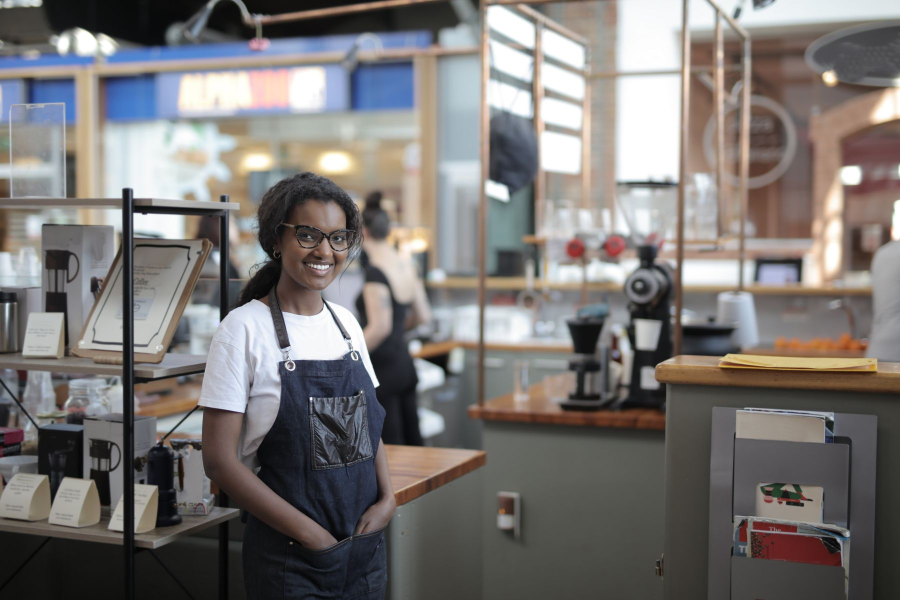
#> input picture project/design/assets/orig/cafe.jpg, 1800 x 1200 px (shown at 1/2 size); its folder holds 4 pictures in this run
$ python photos.py
#> lines starting #> are read from the running program, lines starting #| are printed output that depends on the picture
#> further down, im is the input picture: PIL image 1800x1200 RGB; mean R, G, B 121.9, 118, 116.2
# python3 photos.py — кадрирование и мягкая цветокоррекция фото под палитру (без «ИИ-тонирования»)
import os
from PIL import Image, ImageEnhance
H = os.path.dirname(os.path.abspath(__file__)); A = os.path.join(H, '..', 'assets')
# файл: (ширина, высота в px для 2x, фокус x, фокус y) — фокус на лицах, лица не режем
JOBS = {
  'cafe':    (564, 800, .36, .45),
  'barber':  (564, 800, .50, .42),
  'florist': (564, 800, .52, .40),
  'fitness': (564, 800, .55, .45),
  'creator': (1040, 1160, .52, .50),
}
def crop(im, w, h, fx, fy):
#> called with w = 564, h = 800, fx = 0.36, fy = 0.45
    W, Hh = im.size; r = w / h
#> after `W, Hh = im.size`: W = 1800; Hh = 1200
    if W / Hh > r: cw, ch = int(Hh * r), Hh
#> cw = 846; ch = 1200
    else: cw, ch = W, int(W / r)
    x = min(max(int(fx * W - cw / 2), 0), W - cw); y = min(max(int(fy * Hh - ch / 2), 0), Hh - ch)
#> after `x = min(max(int(fx * W - cw / 2), 0), W - cw)`: x = 225
#> after `y = min(max(int(fy * Hh - ch / 2), 0), Hh - ch)`: y = 0
    return im.crop((x, y, x + cw, y + ch)).resize((w, h), Image.LANCZOS)
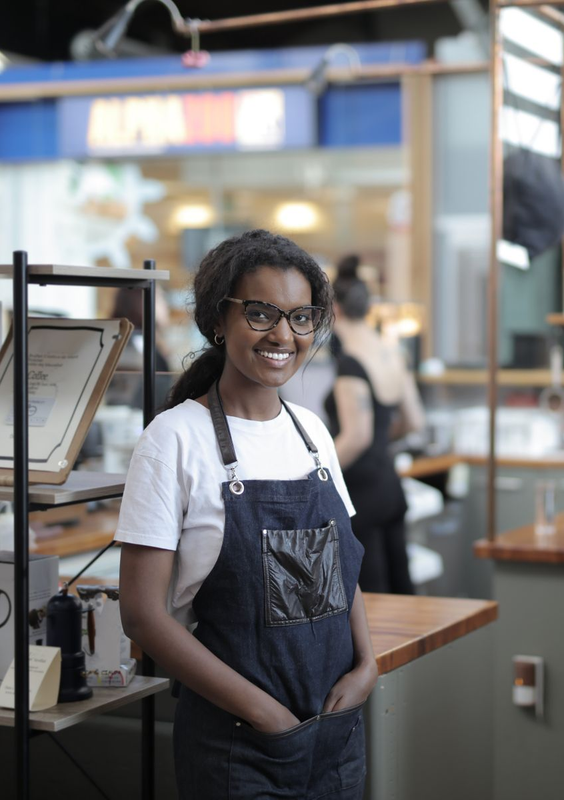
#> returned value: PIL image 564x800 RGB; mean R, G, B 118, 117, 117.9
def soften(im):
    im = ImageEnhance.Color(im).enhance(.86)        # чуть меньше насыщенности
#> im: PIL image 564x800 RGB
    im = ImageEnhance.Contrast(im).enhance(.92)     # мягче контраст
    warm = Image.new('RGB', im.size, (243, 238, 226)) # тёплая подложка, как светлый фон страницы
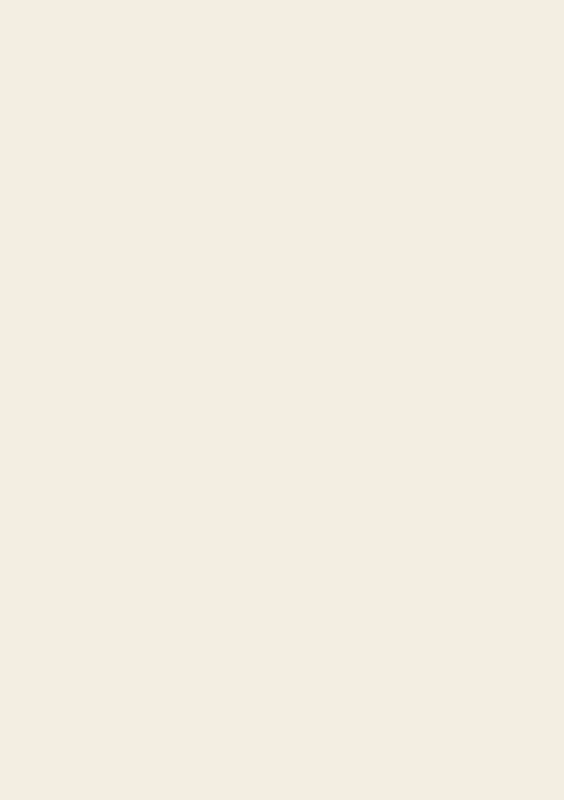
#> warm: PIL image 564x800 RGB; mean R, G, B 243, 238, 226
    return Image.blend(im, warm, .06)
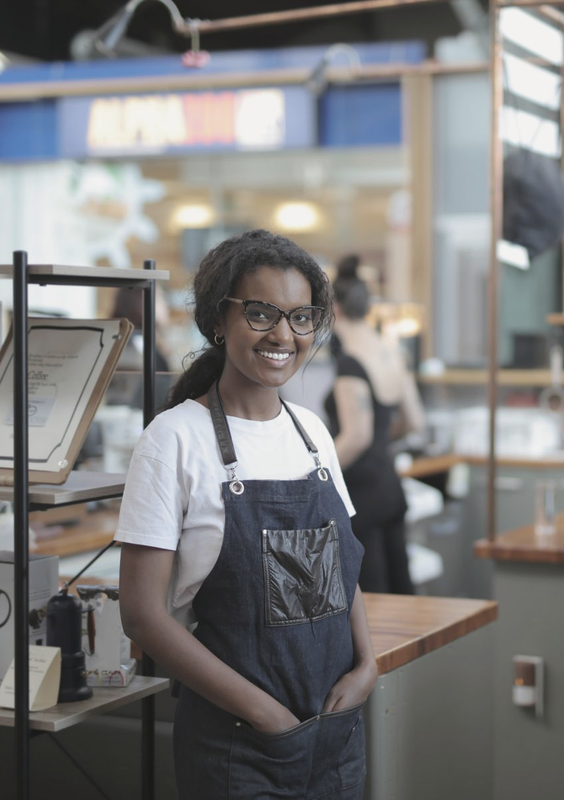
#> returned value: PIL image 564x800 RGB; mean R, G, B 124.1, 123.1, 122.9
for n, (w, h, fx, fy) in JOBS.items():
    im = Image.open(os.path.join(A, 'orig', n + '.jpg')).convert('RGB')
    soften(crop(im, w, h, fx, fy)).save(os.path.join(A, n + '.jpg'), quality=88)
    print(n, w, h)
#> pass 2 of the loop `for n, (w, h, fx, fy) in JOBS.items():`:
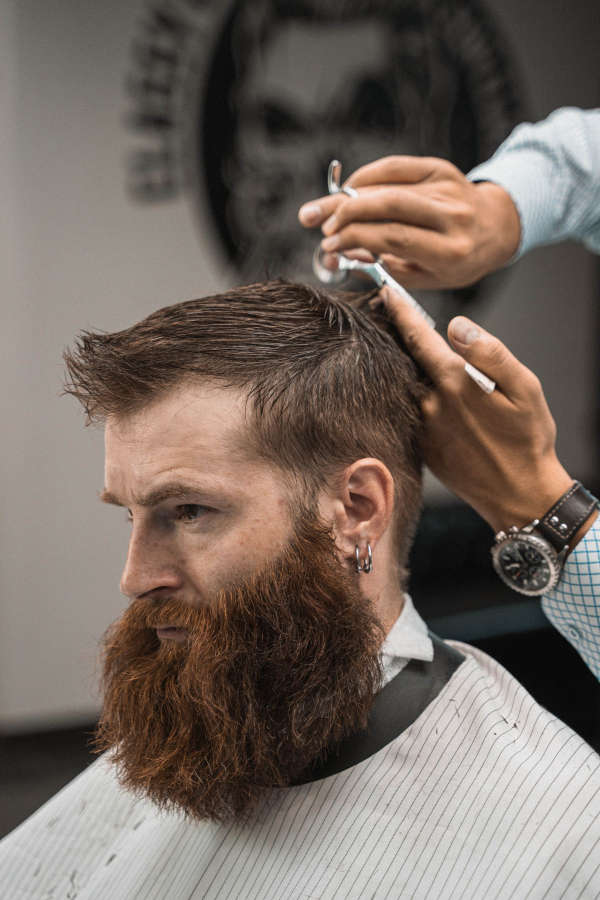
#> input picture project/design/assets/orig/barber.jpg, 1800 x 2700 px (shown at 1/3 size)
#> im is the input picture: PIL image 1800x2700 RGB; mean R, G, B 116.5, 104.6, 96.4
#> in crop (call 2), `return im.crop((x, y, x + cw, y + ch)).resize((w, h), Image.LANCZOS)`:
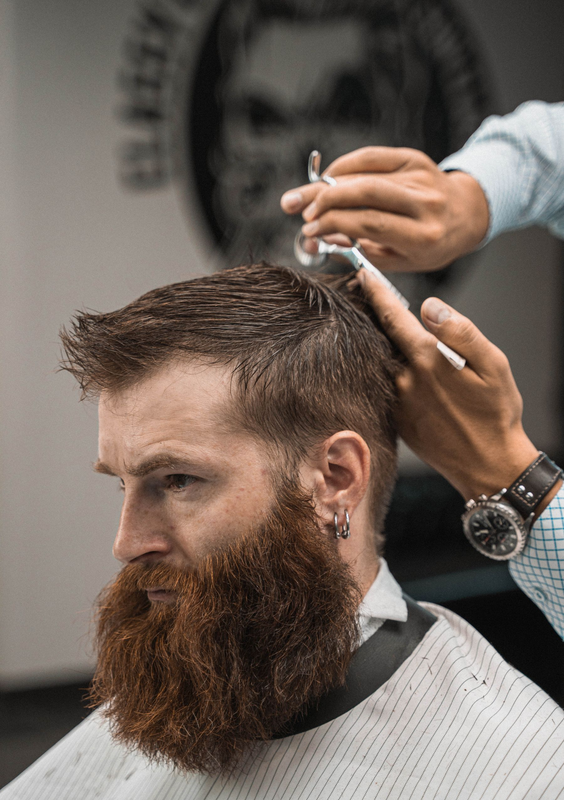
#> returned value: PIL image 564x800 RGB; mean R, G, B 112.3, 99.7, 91.2
#> (the run stopped early here; a loop or call above may not have finished)
